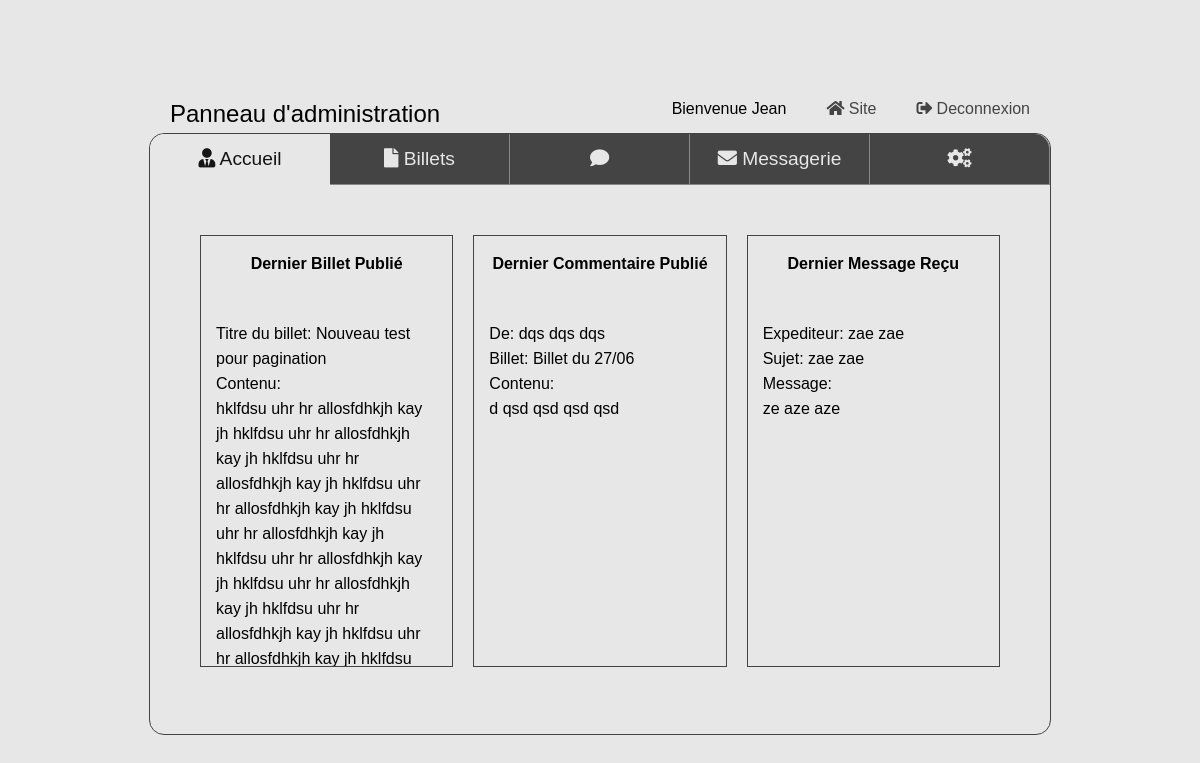
Page /index.php?action=panel (signed in) on the earlier database version.
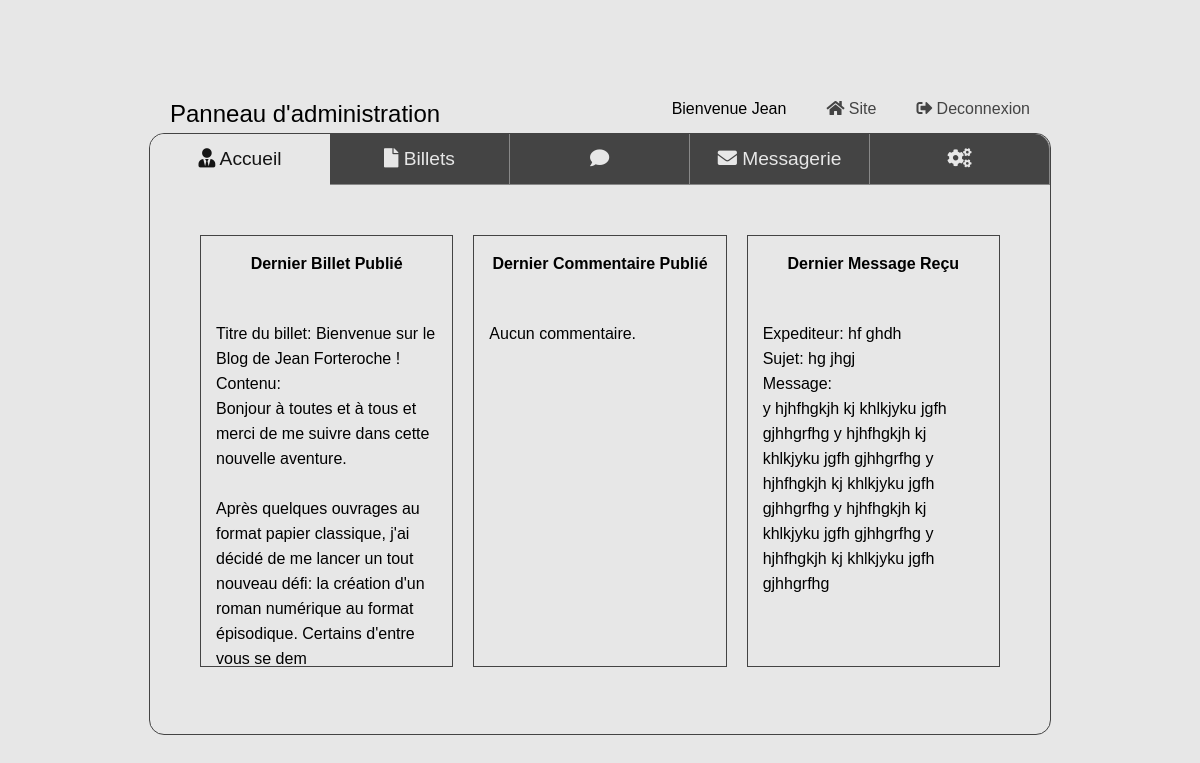
Same page on the later database version.
### tables this page shows
CREATE TABLE IF NOT EXISTS `posts` (
  `id` int(11) NOT NULL AUTO_INCREMENT,
  `title` varchar(255) NOT NULL,
  `content` text NOT NULL,
  `postDate` datetime NOT NULL,
  `postDateEdit` datetime NOT NULL,
  PRIMARY KEY (`id`)
);

CREATE TABLE IF NOT EXISTS `comments` (
  `id` int(11) NOT NULL AUTO_INCREMENT,
  `idPost` int(11) NOT NULL,
  `idCom` int(11) NOT NULL,
  `content` text NOT NULL,
  `author` varchar(255) NOT NULL,
  `commentDate` datetime NOT NULL,
  `reports` int(11) NOT NULL,
  PRIMARY KEY (`id`)
);

CREATE TABLE IF NOT EXISTS `messages` (
  `id` int(11) NOT NULL AUTO_INCREMENT,
  `topic` varchar(255) NOT NULL,
  `message` text NOT NULL,
  `sender` varchar(255) NOT NULL,
  `messageDate` datetime NOT NULL,
  `messageRead` tinyint(1) NOT NULL,
  PRIMARY KEY (`id`)
);

### controller/panelController.php (called while the page is built, shortened)
<?php
function adminPanel(){
	$db = new Manager;
	$postManager = new PostsManager($db);
	$commentManager = new CommentsManager($db);
	$messageManager = new MessageManager($db);
	require('view/adminPanel/homeView.php');
}
			?>

### Model/Manager.php (called while the page is built, shortened)
<?php
class Manager {
	public function setDb(){
    	$this->db = new \PDO('mysql:host=localhost;dbname=projet4', 'root', '');
  	}
}

### Model/PostsManager.php (called while the page is built, shortened)
<?php
require_once('model/Manager.php');
class PostsManager extends Manager {
  	public function getPost($id){
	      	$req = $this->db->prepare('SELECT id, title, content, postDate FROM posts WHERE id = :id');
	      	$req->execute([':id' => $id]);
	    	  $data = $req->fetch(PDO::FETCH_ASSOC);
	    	  return new Post($data);
  	}
    public function getLastPost(){
      $req = $this->db->query('SELECT * FROM posts ORDER BY id DESC LIMIT 1');
      $data = $req->fetch(PDO::FETCH_ASSOC);
      if($data){
          return new Post($data);
      }
    }
}

### Model/Post.php (called while the page is built, shortened)
<?php
class Post {
	protected $title;
	protected $content;
 	public function hydrate(array $data){
    	foreach ($data as $key => $value)
    	{
      		$method = 'set'.ucfirst($key);
    	}
  	}
	public function getTitle(){
		return $this->title;
	}
	public function getContent(){
		return $this->content;
	}
	public function setId($id){
		$id = (int) $id;
	}
	public function setTitle($title){
		if(is_string($title)){
			$this->title = $title;
		}
	}
	public function setContent($content){
		if(is_string($content)){
			$this->content = $content;
		}
	}
	public function setpostDate($postDate){
		$newDate = date("d/m/Y à H\hi", strtotime($postDate));
	}
 	public function setpostDateEdit($postDateEdit){
 		$newDate = date("d/m/Y à H\hi", strtotime($postDateEdit));
	}
}

### Model/CommentsManager.php (called while the page is built, shortened)
<?php
require_once('model/Manager.php');
class CommentsManager extends Manager {
    public function getLastComment(){
      $req = $this->db->query('SELECT * FROM comments ORDER BY id DESC LIMIT 1');
      $data = $req->fetch(PDO::FETCH_ASSOC);
      if($data){
          return new Comment($data);
      }
    }
}

### Model/Comment.php (called while the page is built, shortened)
<?php
class Comment {
	protected $idPost;
	protected $content;
	protected $author;
 	public function hydrate(array $data){
    	foreach ($data as $key => $value)
    	{
      		$method = 'set'.ucfirst($key);
    	}
  	}
  	public function getIdPost(){
		return $this->idPost;
	}
	public function getContent(){
		return $this->content;
	}
	public function getAuthor(){
		return $this->author;
	}
	public function setId($id){
		$id = (int) $id;
	}
	public function setIdPost($idPost){
		$idPost = (int) $idPost;
		if($idPost > 0){
			$this->idPost = $idPost;
		}
	}
	public function setIdCom($idCom){
		$idCom = (int) $idCom;
	}
	public function setContent($content){
		if(is_string($content)){
			$this->content = $content;
		}
	}
	public function setAuthor($author){
		if(is_string($author)){
			$this->author = $author;
		}
	}
 	public function setCommentDate($commentDate){
 		$newDate = date("d/m/Y à H\hi", strtotime($commentDate));
	}
	public function setReports($reports){
		$reports= (int) $reports;
	}
}

### Model/MessageManager.php (called while the page is built, shortened)
<?php
require_once('model/Manager.php');
class MessageManager extends Manager {
    public function getLastMessage(){
      $req = $this->db->query('SELECT * FROM messages ORDER BY id DESC LIMIT 1');
      $data = $req->fetch(PDO::FETCH_ASSOC);
      if($data){
          return new Message($data);
      }
    }
}

### Model/Message.php (called while the page is built, shortened)
<?php
class Message {
	protected $topic;
	protected $message;
	protected $sender;
 	public function hydrate(array $data){
    	foreach ($data as $key => $value)
    	{
      		$method = 'set'.ucfirst($key);
    	}
  	}
	public function getTopic(){
		return $this->topic;
	}
	public function getMessage(){
		return $this->message;
	}
	public function getSender(){
		return $this->sender;
	}
	public function setId($id){
		$id = (int) $id;
	}
	public function setTopic($topic){
		if(is_string($topic)){
			$this->topic = $topic;
		}
	}
	public function setMessage($message){
		if(is_string($message)){
			$this->message = $message;
		}
	}
	public function setSender($sender){
		if(is_string($sender)){
			$this->sender = $sender;
		}
	}
	public function setMessageDate($messageDate){
		$newDate = date("d/m/Y à H\hi", strtotime($messageDate));
	}
}

### View/adminPanel/homeView.php (the view, shortened to what the changed rows need)
<div class="panelHome">
	<div class="blocPanelHome">
		<h4>Dernier Billet Publié</h4><br />
		<?php
		$lastPost = $postManager->getLastPost();
		if(!empty($lastPost)){
			echo 	'Titre du billet: '. $lastPost->getTitle().'<br/>
					Contenu:<br/>'.substr($lastPost->getContent(), 0, 350);
					if(strlen($lastPost->getContent()) >= 350){
						echo '<br/><a href="index.php?action=home&amp;page=comments&amp;id='.$lastPost->getId().'" class="readMore">Lire la suite...</a>';
					}
		}
		else{
			echo 'Aucun Billet.';
		}
		?>
	</div>
	<div class="blocPanelHome">
		<h4>Dernier Commentaire Publié</h4><br />
		<?php
		$lastComment = $commentManager->getLastComment();
		if(!empty($lastComment)){
			$lastPostComment = $postManager->getPost($lastComment->getIdPost());
			echo 	'De: '. $lastComment->getAuthor().'<br/>
					Billet: '.$lastPostComment->getTitle().'<br/>
					Contenu:<br/>'.substr($lastComment->getContent(), 0, 250).'<br/>';
		}
		else{
			echo 'Aucun commentaire.';
		}
		?>
	</div>
	<div class="blocPanelHome">
		<h4>Dernier Message Reçu</h4><br />
		<?php
		$lastMessage = $messageManager->getLastMessage();
		if(!empty($lastMessage)){
			echo 	'Expediteur: '. $lastMessage->getSender().'<br/>
					Sujet: '.$lastMessage->getTopic().'<br/>
					Message: '.$lastMessage->getMessage();
		}
		else{
			echo 'Aucun message.';
		}
		?>
	</div>
</div>
<?php
require('adminPanelView.php'); ?>

Differences in the rows shown:
removed posts: title "Nouveau test pour pagination", content "hklfdsu uhr hr allosfdhkjh kay jh hklfdsu uhr hr allosfdhkjh kay jh hklfdsu uhr hr allosfdhkjh kay jh hklfdsu uhr hr allosfdhkjh kay jh hklfdsu uhr hr allosfdhkjh kay jh hklfdsu uhr hr allosfdhkjh kay jh hklfdsu uhr hr allosfdhkjh kay jh hklfdsu uhr hr allosfdhkjh kay jh hklfdsu uhr hr allosfdhkjh kay jh hklfdsu…"
removed comments: author "dqs dqs dqs", content "d qsd qsd qsd qsd"
removed posts: title "Billet du 27/06"
removed messages: sender "zae zae", topic "zae zae", message "ze aze aze"
now on this page (row edited): posts: title "Bienvenue sur le Blog de Jean Forteroche !", content "Bonjour à toutes et à tous et merci de me suivre dans cette nouvelle aventure. Après quelques ouvrages au format papier classique, j'ai décidé de me lancer un tout nouveau défi: la création d'un roman numérique au format épisodique. Certains d'entre vous se dem"
added messages: sender "hf ghdh", topic "hg jhgj", message "y hjhfhgkjh kj khlkjyku jgfh gjhhgrfhg y hjhfhgkjh kj khlkjyku jgfh gjhhgrfhg y hjhfhgkjh kj khlkjyku jgfh gjhhgrfhg y hjhfhgkjh kj khlkjyku jgfh gjhhgrfhg y hjhfhgkjh kj khlkjyku jgfh gjhhgrfhg"
Other differences:
text no longer shown: "De: Billet: Contenu:"
text now shown: "Aucun commentaire."
